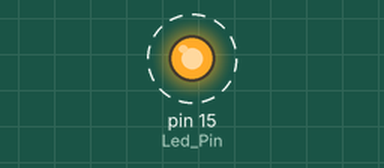
A sketch run on a simulated Arduino Uno, built with avr-gcc and run on an emulated ATmega328P. On the bench: output pins drawn as LEDs (lit = HIGH). Dashed ring = blinking.

Above: at 0.5 s.
Timing chart, 0 to 4.6 s (numbered marks = the images above):
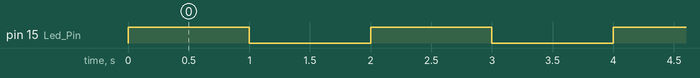

The sketch:

LED_blink_1.ino
```cpp
const int Led_Pin = 15;

void setup() {
  pinMode(Led_Pin, OUTPUT);
}

void loop() {
  digitalWrite(Led_Pin, HIGH);  // turn the LED on
  delay(1000);                      // wait for a second
  digitalWrite(Led_Pin, LOW);   // turn the LED off
  delay(1000);                      // wait for a second
}
```

Measured:
- by itself, pin 15 (Led_Pin): alternates HIGH for 1.0 s and LOW for 1.0 s
